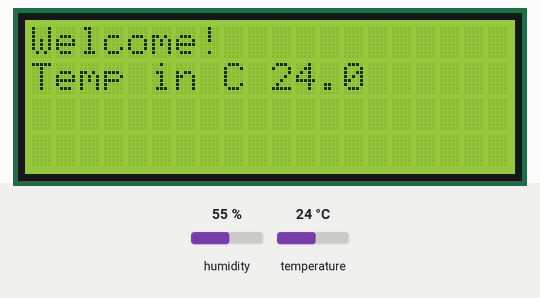
Bench run of a program on a simulated Raspberry Pi (BCM pin numbers). Parts: 20×4 character LCD. The test bench sets the inputs (shaded band); at power-on: humidity 55 %, temperature 24 °C. At 5.3 s the program stops and its outputs stay as they are.

Above: at 0.4 s.

The program:

temp1.py
```python
import time
import board
import adafruit_dht
from RPLCD.i2c import CharLCD

my_sensor = adafruit_dht.DHT22(board.D4, use_pulseio=False)

I2C_ADDR = 0x27
LCD_COLS = 20
LCD_ROWS = 4
I2C_Port = 1

lcd = CharLCD(i2c_expander = 'PCF8574',
              address = I2C_ADDR,
              port = I2C_Port,
              cols = LCD_COLS,
              rows = LCD_ROWS,
              auto_linebreaks = True)
lcd.clear()
lcd.cursor_pos = (0,0)
lcd.write_string(f"Welcome!")


#print("Hello")
try:
    temperature = my_sensor.temperature
    lcd.cursor_pos = (1,0)
    lcd.write_string(f"Temp in C {temperature}")
    #lcd.cursor_pos = (2,0)
    #temp_f = (temperature * 9/5) + 32
    #lcd.write_string(f"Temp in F {temp_f}")
    #hum = my_sensor.humidity
    #lcd.cursor_pos = (3,0)
    #lcd.write_string(f"Humidity is {hum}")
    #print("Temp:", temperature)
    time.sleep(5)
    lcd.clear()

except RuntimeError as e:
    print(f"I/O error: {e}")
except Exception as e:
    my_sensor.exit()
    raise
#time.sleep(2)
```

Measured:
- what the display in image 0 shows lasts 5.0 s, from 0.3 s to 5.3 s
